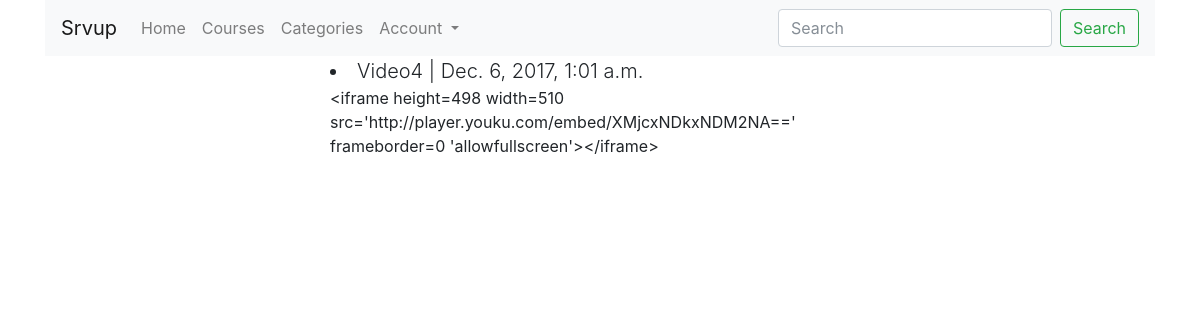
The page /videos/video4/ on the database its author committed.
### videos/models.py (models this page shows, shortened)
class Video(models.Model):
	title     	=models.CharField(max_length=120)
	slug        =models.SlugField(blank=True)
	embed_code  =models.TextField()
	free		=models.BooleanField(default=True)
	member_required =models.BooleanField(default=False)
	timestamp   =models.DateTimeField(auto_now_add=True)
	updated     =models.DateTimeField(auto_now=True)
	objects     =VideoManager()

### videos/views.py (the view)
# urls.py: url(r'^(?P<slug>[\w-]+)/$', VideoDetailView.as_view(),name='detail'),
class VideoDetailView(MemberRequiredMixin,DetailView):
	def get_object(self,*args,**kwargs):
		request=self.request
		slug=self.kwargs.get('slug')
		video_obj=get_object_or_404(Video,slug=slug)
		return video_obj

### search/templatetags/search_form.py (called while the page is built)
@register.inclusion_tag('search/snippets/search_form.html')
def search_form(request,navbar=False):
	return {'request':request,'navbar':navbar}

### srvup/mixins.py (called while the page is built)
	def dispatch(self,request,*args,**kwargs):
		obj=self.get_object()
		user=request.user
		if user.is_staff:
			return super(MemberRequiredMixin,self).dispatch(request,*args,**kwargs)
		try:
			if obj.free:
				return super(MemberRequiredMixin,self).dispatch(request,*args,**kwargs)
		except:
			pass
		return HttpResponse('Oops...not free')

### videos/models.py (called while the page is built)
	def get_queryset(self):
		return VideoQuerySet(self.model,self._db)

### templates/videos/video_detail.html (shortened to what this page needs)
{% extends 'defaults/base.html' %}
{% block content %}
<div class='row'>
	<div class='col-12 col-md-6 mx-auto'>
		<li class='lead'>{{ object.title }} | {{ object.timestamp }}</li>
		{{ object.embed_code }}
	</div>
</div>
{% endblock content %}

### rows shown on the page
Video: title "Video4", timestamp "Dec. 6, 2017, 1:01 a.m.", embed_code "<iframe height=498 width=510 src='http://player.youku.com/embed/XMjcxNDkxNDM2NA==' frameborder=0 'allowfullscreen'></iframe>"
